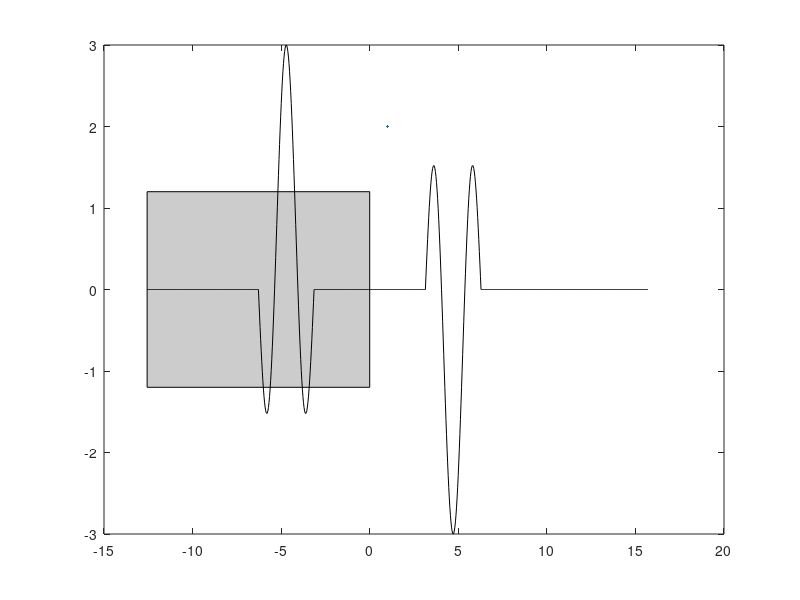

This figure's MATLAB source: (Note: this script raises an error after producing the figure.)
c = 1; % Wave speed
x = -4*pi:0.01*pi:5*pi; % Region defined
dt = 0.05; % Time step
start_time = 0; % Initial time
end_time = 12; % End time
range = [1.2, -1.2]; % Axis range

% Initialising figure
Figure1 = figure(1);
axis_left = x(1);
axis_right = x(end);
axis_top = range(1);
axis_bottom = range(2);
% exportgraphics(gcf,'Travelling_wave_q2.gif');
for t=start_time:dt:end_time
    % clf(1);
    
    
    % Initialise function size
    phi1_1=zeros(size(x));
    phi1_2=zeros(size(x));
    phi2_1=zeros(size(x));
    phi2_2=zeros(size(x));
    y=zeros(size(x));

    % Travelling wave
    % phi1(pi<(x-c*t+pi)<2*pi) = (sin(x(pi<(x-c*t+pi)<2*pi)-c*t+pi));
    % phi2(-2*pi<(x-c*t-pi)<-pi) = (sin(x(-2*pi<(x-c*t+pi)<-pi)-c*t-pi));
    % phi1_1((x+c*t)>pi & (x+c*t)<2*pi) = 1/2*sin(x((x+c*t)>pi & (x+c*t)<2*pi)+c*t+pi);
    % phi1_2((x-c*t)>pi & (x-c*t)<2*pi) = 1/2*sin(x((x-c*t)>pi & (x-c*t)<2*pi)-c*t+pi);
    % phi2_1((x-c*t)>-2*pi & (x-c*t)<-pi) = 1/2*sin(x((x-c*t)>-2*pi & (x-c*t)<-pi)-c*t-pi);
    % phi2_2((x+c*t)>-2*pi & (x+c*t)<-pi) = 1/2*sin(x((x+c*t)>-2*pi & (x+c*t)<-pi)+c*t-pi);

    phi1_1((x+c*t)>pi & (x+c*t)<2*pi) = 1/2*(2*sin(3*(x((x+c*t)>pi & (x+c*t)<2*pi)+c*t+pi)) - sin(1*(x((x+c*t)>pi & (x+c*t)<2*pi)+c*t+pi)));
    phi1_2((x-c*t)>pi & (x-c*t)<2*pi) = 1/2*(2*sin(3*(x((x-c*t)>pi & (x-c*t)<2*pi)-c*t+pi)) - sin(1*(x((x-c*t)>pi & (x-c*t)<2*pi)-c*t+pi)));
    phi2_1((x-c*t)>-2*pi & (x-c*t)<-pi) = 1/2*(2*sin(3*(x((x-c*t)>-2*pi & (x-c*t)<-pi)-c*t-pi)) - sin(1*(x((x-c*t)>-2*pi & (x-c*t)<-pi)-c*t-pi)));
    phi2_2((x+c*t)>-2*pi & (x+c*t)<-pi) = 1/2*(2*sin(3*(x((x+c*t)>-2*pi & (x+c*t)<-pi)+c*t-pi)) - sin(1*(x((x+c*t)>-2*pi & (x+c*t)<-pi)+c*t-pi)));

    % Superposition of waves
    y = phi1_1 + phi1_2 + phi2_1 + phi2_2;

    % Plotting the waves
    fill([-4*pi, -4*pi, 0, 0], [-1.2, 1.2, 1.2, -1.2], [0.8,0.8,0.8])
    hold on
    % plot(x,phi1_1,'g',LineWidth=3)
    % plot(x,phi1_2,'b',LineWidth=3)
    % plot(x,phi2_1,'b',LineWidth=3)   
    % plot(x,phi2_2,'g',LineWidth=3)   
    plot(x,y,'k',LineWidth=2);
    line([0 0], [-1.2 1.2], color="cyan",LineWidth=2)
    

    axis([-3*pi 5*pi -3 3]);
    ylabel("u(x,t)")
    xlabel("x")
    % xticks([axis_left axis_left/2 0 axis_right/2 axis_right])
    % xticklabels({'x=-4pi','x = -2pi','x = 0','x = 2pi','x = 4pi'})

    hold off
    % 

    % Adding time to plot
    time_string = sprintf("t=%1.2f",round(t,2));
    text(7.5,1,time_string);

    % Creating animation
    drawnow;
    

    % Create gif
    % exportgraphics(gcf,'half_plane_wave_halfplane.gif','Append',true);
% 
end